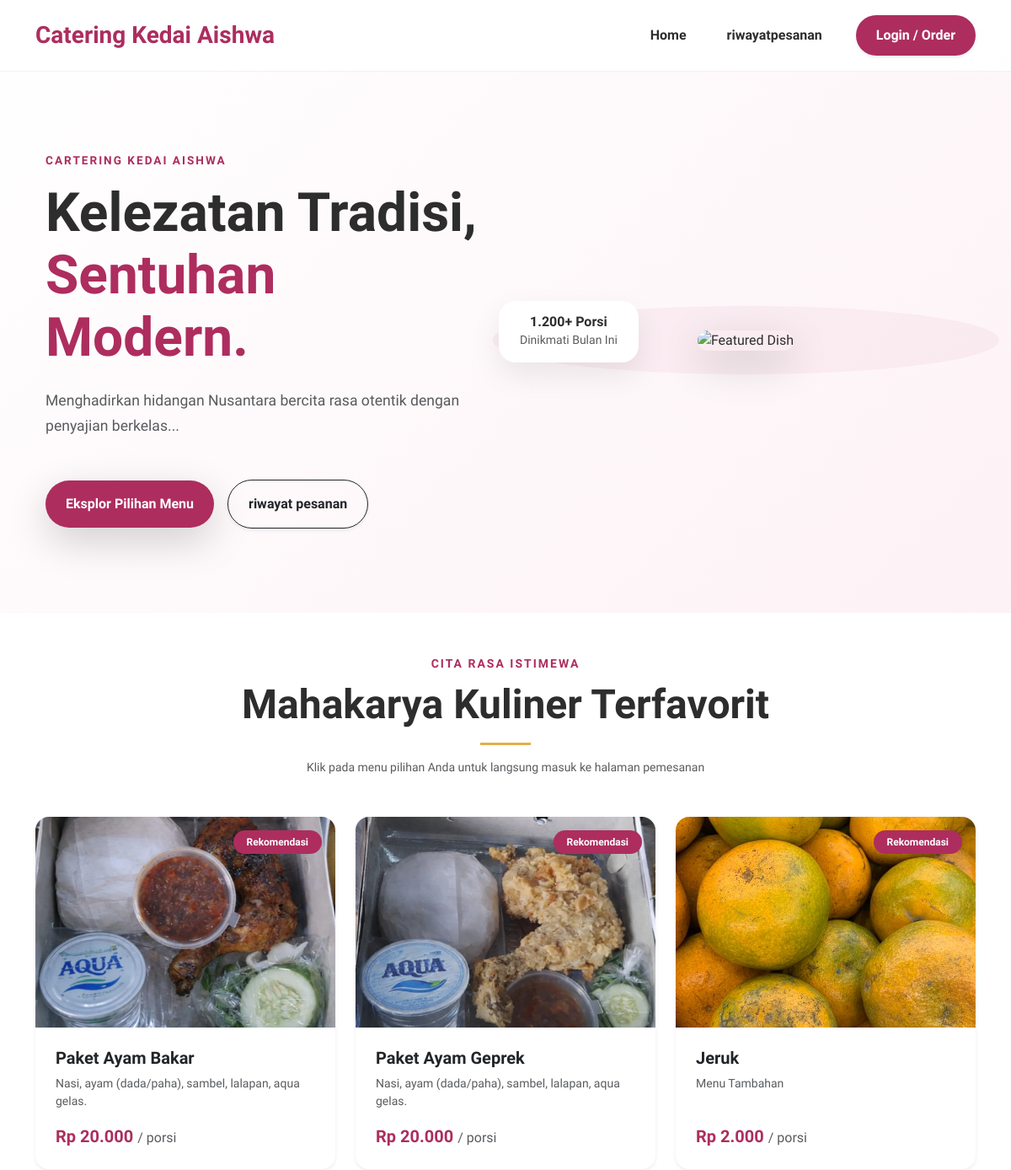
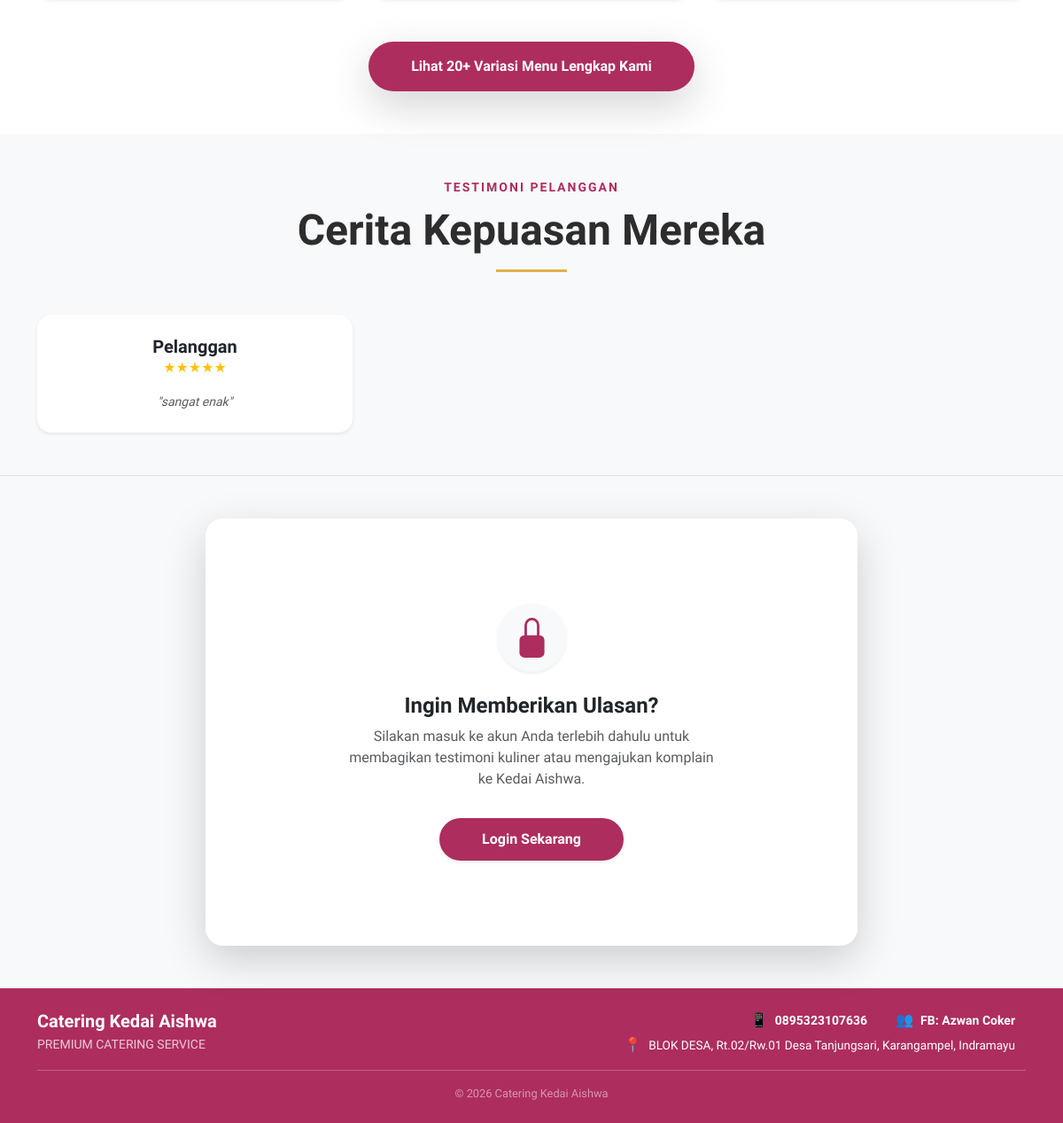
Page /pelanggan/index.php on the committed database (2 pictures, top to bottom).
### tables this page shows
CREATE TABLE `pengaturan_web` (
  `id` int(11) NOT NULL,
  `hero_tagline` varchar(100) DEFAULT NULL,
  `hero_judul` varchar(255) DEFAULT NULL,
  `hero_deskripsi` text DEFAULT NULL,
  `no_wa` varchar(20) DEFAULT NULL,
  `akun_fb` varchar(100) DEFAULT NULL,
  `alamat` text DEFAULT NULL
);

CREATE TABLE `menu` (
  `menu_id` int(11) NOT NULL,
  `nama_menu` varchar(100) DEFAULT NULL,
  `deskripsi` text DEFAULT NULL,
  `harga_satuan` int(11) DEFAULT NULL,
  `gambar` varchar(255) DEFAULT NULL,
  `kategori_id` int(11) DEFAULT NULL,
  `is_rekomendasi` tinyint(1) DEFAULT 0
);

CREATE TABLE `testimoni` (
  `id` int(11) NOT NULL,
  `nama_produk` varchar(100) NOT NULL,
  `rating` int(11) NOT NULL,
  `deskripsi` text NOT NULL,
  `foto` varchar(255) DEFAULT NULL,
  `waktu_masuk` timestamp NOT NULL DEFAULT current_timestamp()
);

### pelanggan/index.php (the view, shortened to what the rows shown need)
<?php
include "koneksi.php";
$query_pengaturan = mysqli_query($conn, "SELECT * FROM pengaturan_web WHERE id = 1");
$web = mysqli_fetch_assoc($query_pengaturan);
$menu_link = isset($_SESSION['user_email']) ? 'menu.php' : 'login.php';
?>
<!DOCTYPE html>
<html lang="id">
<head>
    <link href="https://cdn.jsdelivr.net/npm/bootstrap@5.3.0/dist/css/bootstrap.min.css" rel="stylesheet">
    <link rel="stylesheet" href="Landing Page.css">
</head>
<body>
    <section class="hero-section">
        <div class="container">
            <div class="row align-items-center">
                <div class="col-lg-6 px-4">
                    <span class="hero-tagline text-uppercase mb-3 d-block" style="letter-spacing: 2px; font-size: 0.85rem; font-weight: 700; color: #ad2d5e;">
                        <?php echo $web['hero_tagline']; ?>
                    </span>
                    <h1 class="display-3 fw-bold mb-4" style="line-height: 1.15;">
                        <?php echo str_replace('Sentuhan Modern.', '<span class="text-pink">Sentuhan Modern.</span>', $web['hero_judul']); ?>
                    </h1>
                    <p class="lead text-muted mb-5" style="font-size: 1.1rem; line-height: 1.7;">
                        <?php echo $web['hero_deskripsi']; ?>
                    </p>
                    <div class="d-flex gap-3 align-items-center">
                        <a href="<?php echo $menu_link; ?>" class="btn btn-pink shadow-lg px-4 py-3 fw-bold rounded-pill">Eksplor Pilihan Menu</a>
                        <a href="riwayat_pesanan.php" class="btn btn-outline-dark shadow-sm px-4 py-3 fw-bold rounded-pill">riwayat pesanan</a>
                    </div>
                </div>
            </div>
        </div>
    </section>
    <section id="menu" class="py-5">
        <div class="container">
            <div class="text-center mb-5">
                <h2 class="display-5 fw-bold mt-2">Mahakarya Kuliner Terfavorit</h2>
            </div>
            <div class="row g-4">
                <?php
                $query_rekomendasi = mysqli_query($conn, "SELECT * FROM menu WHERE is_rekomendasi = 1 LIMIT 3");
                if (mysqli_num_rows($query_rekomendasi) > 0):
                    while ($menu_fav = mysqli_fetch_assoc($query_rekomendasi)):
                ?>
                    <div class="col-md-6 col-lg-4">
                        <a href="<?php echo $menu_link; ?>" class="card h-100 border-0 shadow-sm rounded-4 overflow-hidden clickable-card">
                            <div class="position-relative">
                                <img src="img/<?php echo $menu_fav['gambar']; ?>" class="card-img-top" alt="<?php echo htmlspecialchars($menu_fav['nama_menu']); ?>" style="height: 250px; object-fit: cover;">
                                <span class="position-absolute top-0 end-0 m-3 badge bg-pink px-3 py-2 rounded-pill">Rekomendasi</span>
                            </div>
                            <div class="card-body p-4 d-flex flex-column justify-content-between">
                                <div>
                                    <h5 class="card-title fw-bold text-dark text-hover-pink mb-2"><?php echo htmlspecialchars($menu_fav['nama_menu']); ?></h5>
                                    <p class="card-text text-muted small">
                                        <?php echo htmlspecialchars($menu_fav['deskripsi']); ?>
                                    </p>
                                </div>
                                <div class="mt-3">
                                    <span class="fw-bold text-pink fs-5">Rp <?php echo number_format($menu_fav['harga_satuan'], 0, ',', '.'); ?> <small class="text-muted fs-6 fw-normal">/ porsi</small></span>
                                </div>
                            </div>
                        </a>
                    </div>
                <?php
                    endwhile;
                else:
                    echo '<div class="col-12 text-center py-4"><p class="text-muted">Belum ada menu rekomendasi yang dipilih oleh admin.</p></div>';
                endif;
                ?>
            </div>
        </div>
    </section>
    <section id="testimoni" class="py-5 bg-light">
        <div class="container">
            <div class="text-center mb-5">
                <h2 class="display-5 fw-bold mt-2">Cerita Kepuasan Mereka</h2>
            </div>
            <div class="row g-4">
                <?php
                $query_testi = mysqli_query($conn, "SELECT * FROM testimoni ORDER BY id DESC LIMIT 3");
                while($testi = mysqli_fetch_assoc($query_testi)):
                ?>
                <div class="col-md-6 col-lg-4">
                    <div class="card h-100 border-0 shadow-sm rounded-4 p-4 text-center test-card">
                        <h5 class="fw-bold text-dark mb-0"><?php echo htmlspecialchars($testi['nama_user'] ?? 'Pelanggan'); ?></h5>
                        <div class="text-warning mb-3">
                            <?php
                            $rating = $testi['rating'] ?? 5;
                            for ($i = 1; $i <= 5; $i++) {
                                echo ($i <= $rating) ? '<span class="star-icon">★</span>' : '<span class="star-icon-empty">☆</span>';
                            }
                            ?>
                        </div>
                        <p class="card-text text-muted small fst-italic mb-0">"<?php echo htmlspecialchars($testi['deskripsi']); ?>"</p>
                    </div>
                </div>
                <?php endwhile; ?>
            </div>
        </div>
    </section>
    <footer id="kontak" class="py-4 bg-pink text-white">
        <div class="container">
            <div class="row g-3 justify-content-between align-items-center text-center text-md-start">
                <div class="col-md-8">
                    <div class="row g-2 justify-content-md-end text-md-end">
                        <div class="col-12 col-sm-auto px-3">
                            <span class="me-1">📱</span>
                            <a href="https://wa.me/<?php echo preg_replace('/[^0-9]/', '', $web['no_wa']); ?>" target="_blank" class="text-white text-decoration-none fw-semibold small"><?php echo $web['no_wa']; ?></a>
                        </div>
                        <div class="col-12 col-sm-auto px-3 border-sm-start border-white-50">
                            <span class="me-1">👥</span>
                            <span class="fw-semibold small"><?php echo $web['akun_fb']; ?></span>
                        </div>
                        <div class="col-12 px-3 mt-1 text-md-end">
                            <span class="me-1">📍</span>
                            <span class="small opacity-90" style="font-size: 0.85rem;"><?php echo $web['alamat']; ?></span>
                        </div>
                    </div>
                </div>
            </div>
        </div>
    </footer>
</body>
</html>

### rows in the picture
pengaturan_web: hero_tagline "CARTERING KEDAI AISHWA", hero_judul "Kelezatan Tradisi, Sentuhan Modern.", hero_deskripsi "Menghadirkan hidangan Nusantara bercita rasa otentik dengan penyajian berkelas...", no_wa "0895323107636", akun_fb "FB: Azwan Coker", alamat "BLOK DESA, Rt.02/Rw.01 Desa Tanjungsari, Karangampel, Indramayu"
menu: gambar (picture), nama_menu "Paket Ayam Bakar", deskripsi "Nasi, ayam (dada/paha), sambel, lalapan, aqua gelas.", harga_satuan "20.000"
menu: gambar (picture), nama_menu "Paket Ayam Geprek", deskripsi "Nasi, ayam (dada/paha), sambel, lalapan, aqua gelas.", harga_satuan "20.000"
menu: gambar (picture), nama_menu "Jeruk", deskripsi "Menu Tambahan", harga_satuan "2.000"
testimoni: nama_user "Pelanggan", rating 5 (drawn), deskripsi "sangat enak"

### other values in the picture
$brand_name "Catering Kedai Aishwa"
